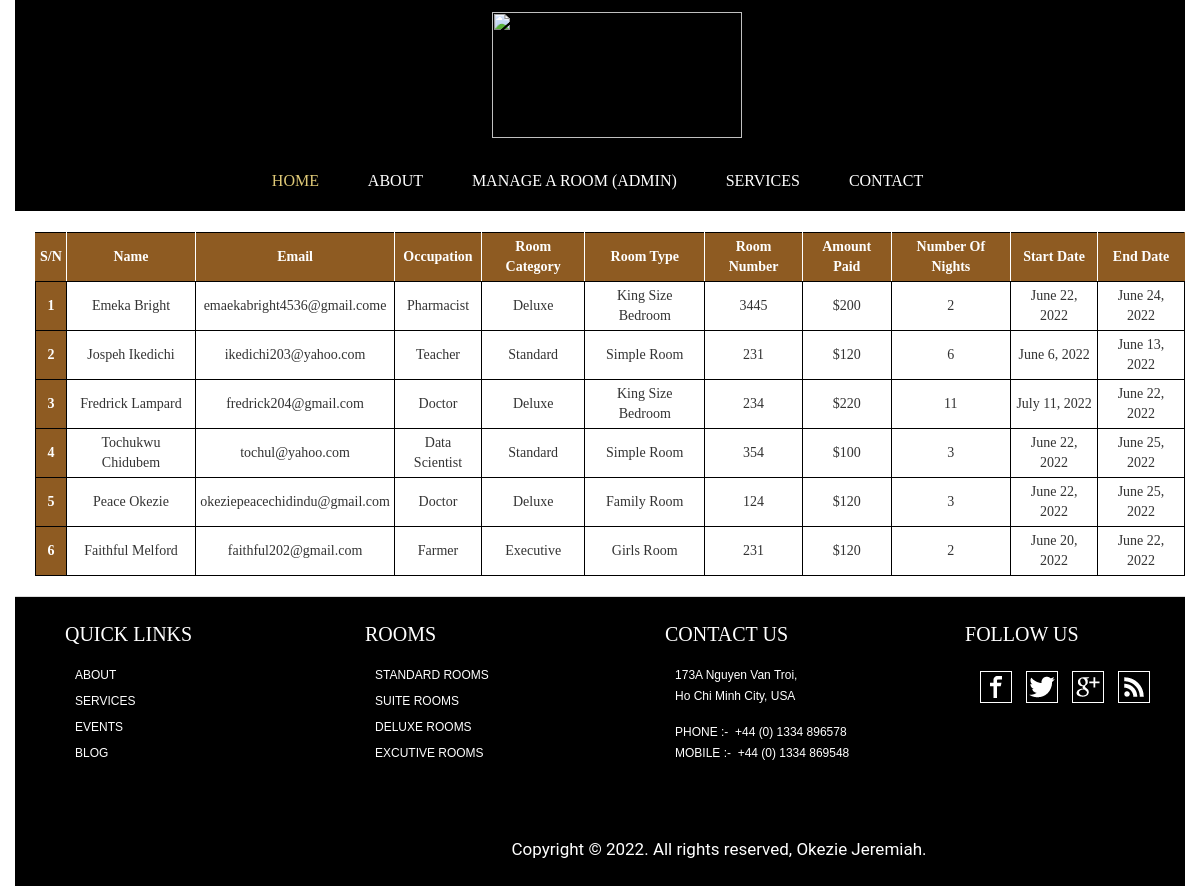
/XYZ-Hotel/guests/active/, run on the app's committed database.
### guests/models.py (models this page shows, shortened)
class Guest(models.Model):
    Name = models.CharField(max_length=100)
    Email = models.EmailField(max_length=10000)
    Occupation = models.CharField(max_length=10000)
    Room_Category = models.CharField(max_length=100)
    Room_Type = models.CharField(max_length=100)
    Room_Number = models.IntegerField()
    Amount_Paid = models.CharField(max_length=100)
    Number_of_Nights = models.IntegerField()
    Start_Date = models.DateField()
    End_Date = models.DateField()

### guests/views.py (the view)
# urls.py: path("active/", active, name="activeguestsview")
def active(request):
    guests = Guest.objects.all().values()
    context = {
        "guest":guests,
    }
    return render(request, "guests/activeguests.html", context)

### guests/templates/guests/activeguests.html (shortened to what this page needs)
{% extends "index/home.html" %}
{% load static %}
{% block body %}
<!DOCTYPE html>
<html lang="en">
<head>
</head>
<div class="table">
    <table id="table">
        <tr>
            <th id="no">S/N</th>
            <th>Name</th>
            <th>Email</th>
            <th>Occupation</th>
            <th>Room Category</th>
            <th>Room Type</th>
            <th>Room Number</th>
            <th>Amount Paid</th>
            <th>Number of Nights</th>
            <th>Start Date</th>
            <th id="non">End date</th>
        </tr>
        {% for guests in guest %}
        <tr>
            <td style="background-color: rgba(142,91,34,1); color:white"><b>{{forloop.counter}}</b></td>
            <td>{{guests.Name}}</td>
            <td id="small">{{guests.Email}}</td>
            <td>{{guests.Occupation}}</td>
            <td>{{guests.Room_Category}}</td>
            <td>{{guests.Room_Type}}</td>
            <td>{{guests.Room_Number}}</td>
            <td>{{guests.Amount_Paid}}</td>
            <td>{{guests.Number_of_Nights}}</td>
            <td>{{guests.Start_Date}}</td>
            <td>{{guests.End_Date}}</td>
        </tr>
        {% endfor %}
    </table>
</div>
</html>
{% endblock body%}

### guests/templates/guests/activeguests.html (style rules this page uses)
table[id="table"], th, td { border: 1px solid black; text-transform: capitalize; border-collapse: collapse !important; padding: 4px; font-family:'Times New Roman', Times, serif; text-align:center; }
table[id="table"] tr th { text-align: center; background-color: rgba(142,91,34,1); color: white; border-left: 1px solid white; border-right: 1px solid white; }
table[id="table"] th[id="no"] { border-left: 1px solid rgba(142,91,34,1) !important; }
table[id="table"] th[id="non"] { border-right: 1px solid rgba(142,91,34,1) !important; }
table[id="table"] td[id="small"] { text-transform: lowercase; }

### data on the page
Guest: Name "Emeka Bright", Email "emaekabright4536@gmail.come", Occupation "Pharmacist", Room_Category "Deluxe", Room_Type "King Size Bedroom", Room_Number "3445", Amount_Paid "$200", Number_of_Nights "2", Start_Date "June 22, 2022", End_Date "June 24, 2022"
Guest: Name "Jospeh Ikedichi", Email "ikedichi203@yahoo.com", Occupation "Teacher", Room_Category "Standard", Room_Type "Simple Room", Room_Number "231", Amount_Paid "$120", Number_of_Nights "6", Start_Date "June 6, 2022", End_Date "June 13, 2022"
Guest: Name "Fredrick Lampard", Email "fredrick204@gmail.com", Occupation "Doctor", Room_Category "Deluxe", Room_Type "King Size Bedroom", Room_Number "234", Amount_Paid "$220", Number_of_Nights "11", Start_Date "July 11, 2022", End_Date "June 22, 2022"
Guest: Name "Tochukwu Chidubem", Email "tochul@yahoo.com", Occupation "Data Scientist", Room_Category "Standard", Room_Type "Simple Room", Room_Number "354", Amount_Paid "$100", Number_of_Nights "3", Start_Date "June 22, 2022", End_Date "June 25, 2022"
Guest: Name "Peace Okezie", Email "okeziepeacechidindu@gmail.com", Occupation "Doctor", Room_Category "Deluxe", Room_Type "Family Room", Room_Number "124", Amount_Paid "$120", Number_of_Nights "3", Start_Date "June 22, 2022", End_Date "June 25, 2022"
Guest: Name "Faithful Melford", Email "faithful202@gmail.com", Occupation "Farmer", Room_Category "Executive", Room_Type "Girls Room", Room_Number "231", Amount_Paid "$120", Number_of_Nights "2", Start_Date "June 20, 2022", End_Date "June 22, 2022"
